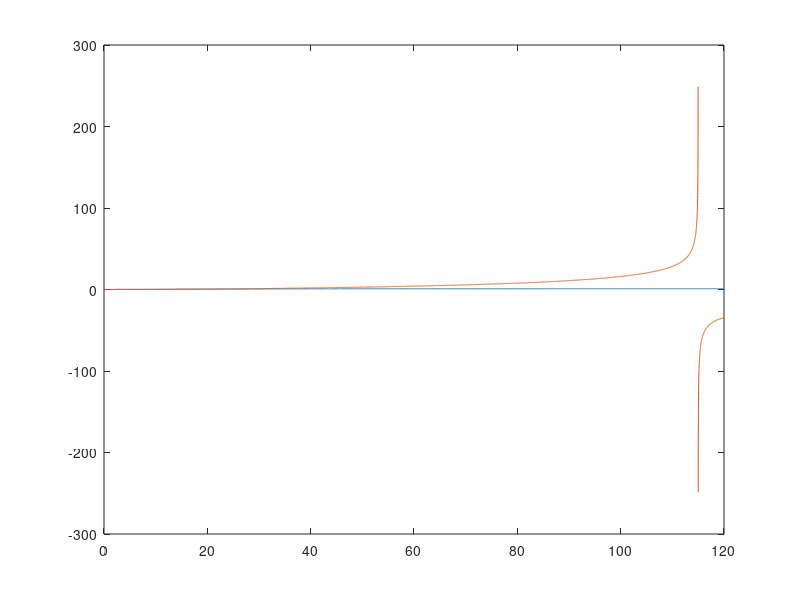
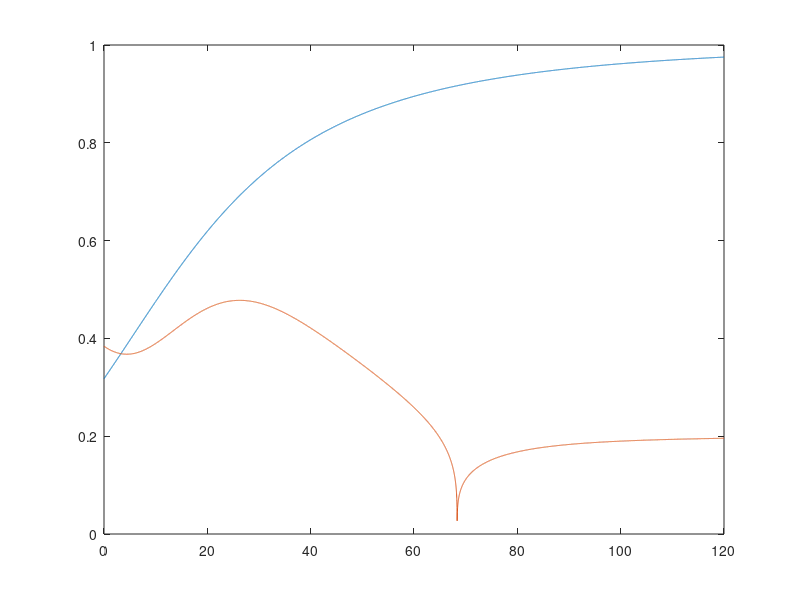
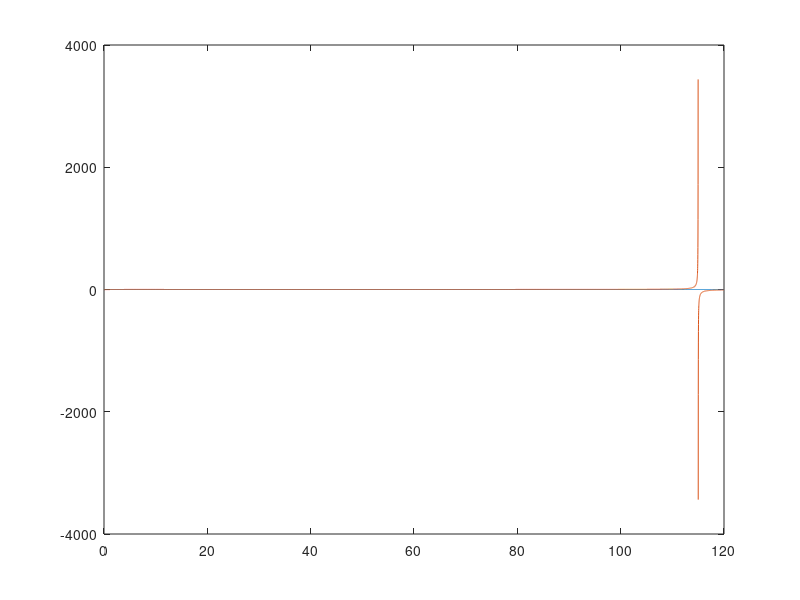

Here is the MATLAB script that generated these plots, in order:
       % manal{1,k}(i+1) = (((Iext-((GK*((nn{1,k}(i))^4))*(VV{1,k}(i)-VK)))-(GL*(VV{1,k}(i))))/(GNa*hh{1,k}(i)*(VV{1,k}(i)-VNa)))^(1/3);
       % nanal{1,k}(i+1) = ((Iext - ((GNa*(mm{1,k}(i)^3))*(hh{1,k}(i))*(VV{1,k}(i)-VNa)) - (GL*(VV{1,k}(i))))/(((GK*(VV{1,k}(i)-VK)))^(1/4)));
       % hanal{1,k}(i+1) = (Iext-((GK*(nn{1,k}(i)^4))*(VV{1,k}(i)-VK))-(GL*(VV{1,k}(i))))/(GNa*(((mm{1,k}(i))^3)*(VV{1,k}(i)-VNa)));
        clear all
        clc
       
        VV = 0:0.01:120;
        
        Iext = 5;
        GNa = 120 ;
        GK = 36;
        GL = 0.3;
        R = 10;
        VNa = 115;
        VK = -12;
        VL = 10.5995;
        c = 1;
    
        alpham  = zeros(1,12001);
        alphah  = zeros(1,12001);
        alphan  = zeros(1,12001);
        betam   = zeros(1,12001);
        betah   = zeros(1,12001);
        betan   = zeros(1,12001);
        m2      = zeros(1,12001);
        h2      = zeros(1,12001);
        n2      = zeros(1,12001);
        m1anal  = zeros(1,12001);
        h1anal  = zeros(1,12001);
        n1anal  = zeros(1,12001);
        
        for i = 1:12001
        
        alpham(i) = (0.1*(25-VV(i)))/(exp((25-VV(i))/10) - 1);
        betam(i) =  4*exp(-VV(i)/18);
        alphah(i) = 0.07*exp(-VV(i)/20);
        betah(i) =  1/(exp((30-VV(i))/10) + 1);
        alphan(i) = 0.01*(10-VV(i))/(exp((10-VV(i))/10) - 1);
        betan(i) =  0.125*exp(-VV(i)/80);
        
        m2(i)  = (alpham(i)/(alpham(i) + betam(i)));
        h2(i)=  (alphah(i)/(alphah(i) + betah(i)));
        n2(i)=  (alphan(i)/(alphan(i) + betan(i)));
        
        n4anal(i) = ((Iext - ((GNa*((m2(i))^3))*(h2(i))*(VV(i)-VNa)) - (GL*(VV(i)- VL)))/(GK*(VV(i)-VK)));
        h1anal(i) = (Iext-(GK*((n2(i))^4)*(VV(i)-VK))-(GL*(VV(i)- VL )))/(GNa*(((m2(i))^3)*(VV(i)-VNa)));
        m3anal(i) = ((Iext-((GK*(n2(i)^4))*(VV(i)-VK)))-(GL*(VV(i)- VL)))/(GNa*h2(i)*(VV(i)-VNa));
        m1anal(i) = nthroot(m3anal(i),3);
        n1anal(i) = (n4anal(i))^(1/4);
        fpm(i)    = m2(i)- m1anal(i);
        fph(i)    = h2(i)- h1anal(i);
        fpn(i)    = n2(i)- n1anal(i);
        end
        %figure,plot(m1anal,VV)
        %figure,plot(h1anal,VV)
        %figure,plot(n1anal,VV)
        %figure,plot(VV,fpm)
        %figure,plot(VV,fph)
        %figure,plot(VV,fpn)
        %figure,plot(m3anal,VV)
        %figure,plot(m2-m1anal)
        figure,plot(VV,m2,VV,m1anal)
        figure,plot(VV,n2,VV,n1anal)
        figure,plot(VV,h2,VV,h1anal)